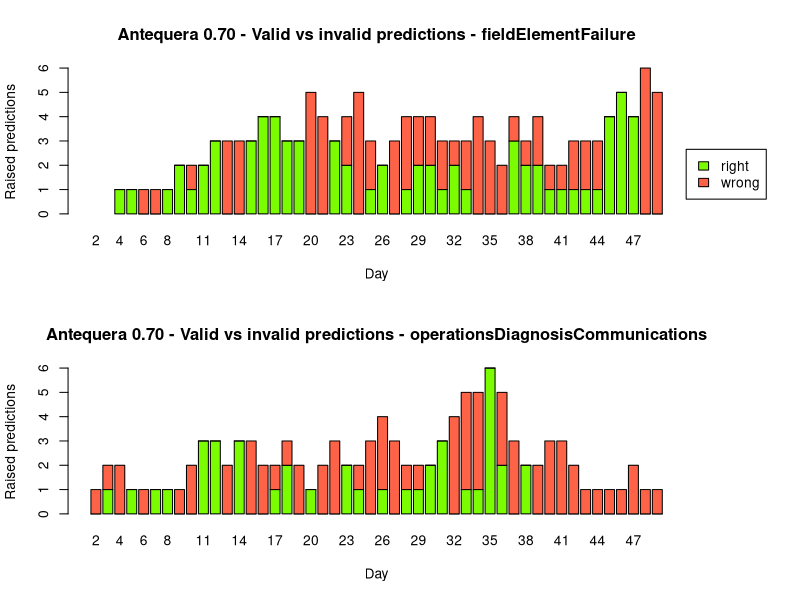
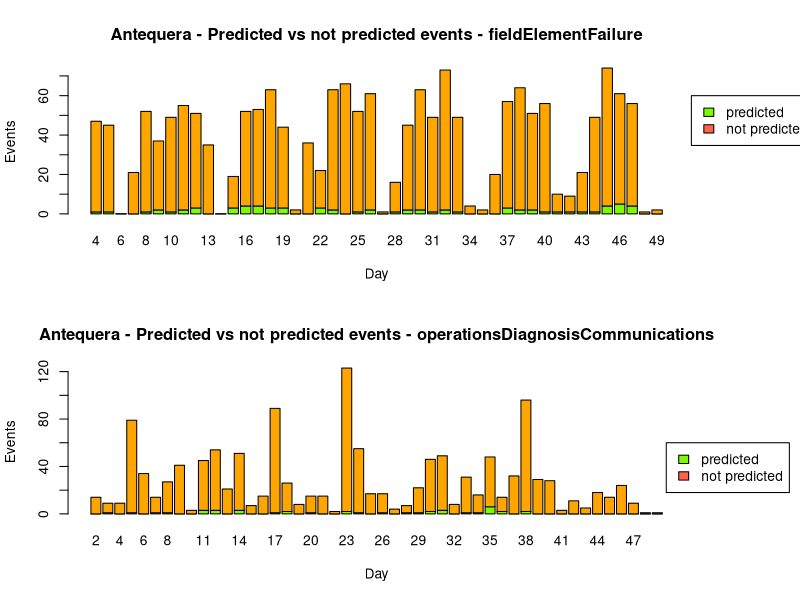
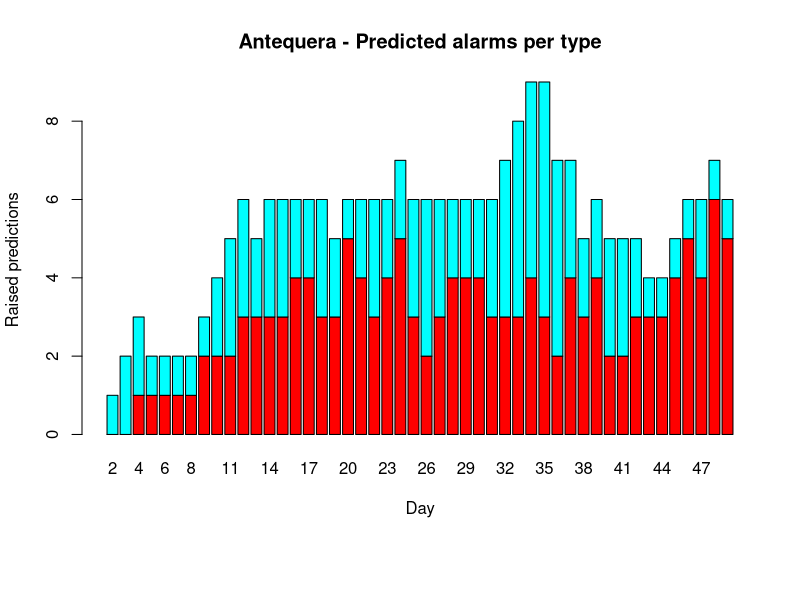

Reproduce these figures in R, in order.
antequera_fired <- read.csv("fired_rules/antequera_timeline_out_70.txt", header= TRUE, sep=" ")
antequera_fired$accum <- antequera_fired$valid + antequera_fired$invalid

data <- antequera_fired[antequera_fired$time < 50,]
data <- data[with(data, order(time)), ]


days_types_plot <- function(data, name, title="Valid vs invalid predictions", path="graphs/fired_timelines", besid=FALSE) {
  dir.create(path, showWarnings = FALSE)
  filename <- paste(path,"/",name,"_pred_type_dist.png",sep="")
  types = levels(as.factor(data$alarm_type))
  numtyp = length(types)
  height = 1/numtyp
  alldays = data.frame(time = min(data$time):max(data$time))
  png(filename, width=1000, height=300*numtyp, res=100)
  plot.new()
  #ord = 2*1:numtyp
  #ordd = ord - 1
  ord = (numtyp+1):(2*numtyp)
  ordd = 1:numtyp
  orders = cbind(ordd,ord)
  layout(orders, heights = rep(height,numtyp), widths=c(0.9,0.1))
  for(i in 1:numtyp) {
    stacks = NULL
    ns = data[data$alarm_type == types[i],]
    ns <- merge(ns,alldays,by="time", all.y = TRUE)
    rownames(ns) <- ns$time
    day = factor(ns$time)
    stacks = rbind(stacks,ns$valid)
    stacks = rbind(stacks,ns$invalid)
    rownames(stacks) <- c("valid","invalid")
    colnames(stacks) <- ns$time
    barplot(stacks,col=c("lawngreen","tomato"), main=paste(name,title,types[i],sep=" - "), xlab="Day", ylab="Raised predictions", beside=besid)
    legend(60,15, c("right","wrong"), fill=c("lawngreen","tomato"), xpd=NA)
  }
  dev.off()
}

days_types_plot(data,"Antequera 0.70")

days_types_pred_fract <- function(data, name, title="Predicted vs not predicted events", path="graphs/fired_timelines", besid=FALSE) {
  dir.create(path, showWarnings = FALSE)
  filename <- paste(path,"/",name,"_pred_vs_notpred.png",sep="")
  types = levels(as.factor(data$alarm_type))
  numtyp = length(types)
  height = 1/numtyp
  png(filename, width=1000, height=300*numtyp, res=100)
  plot.new()
  #ord = 2*1:numtyp
  #ordd = ord - 1
  ord = (numtyp+1):(2*numtyp)
  ordd = 1:numtyp
  orders = cbind(ordd,ord)
  layout(orders, heights = rep(height,numtyp), widths=c(0.9,0.1))
  for(i in 1:numtyp) {
    stacks = NULL
    ns = data[data$alarm_type == types[i],]
    rownames(ns) <- ns$time
    day = factor(ns$time)
    ns$nonpred <- ns$real - ns$valid
    stacks = rbind(stacks,ns$valid)
    stacks = rbind(stacks,ns$nonpred)
    rownames(stacks) <- c("predicted","non predicted")
    colnames(stacks) <- ns$time
    barplot(stacks,col=c("lawngreen","orange"), main=paste(name,title,types[i],sep=" - "), xlab="Day", ylab="Events", beside=besid)
    legend(58,60, c("predicted","not predicted"), fill=c("lawngreen","tomato"), xpd=NA)
  }
  dev.off()
}

days_types_pred_fract(data,"Antequera")

pred_per_day_type <- function(data, name, title="Predicted alarms per type", path="graphs/fired_timelines", besid=FALSE) {
  dir.create(path, showWarnings = FALSE)
  filename <- paste(path,"/",name,"_firedalarmstimeline.png",sep="")
  types = levels(as.factor(data$alarm_type))
  numtyp = length(types)
  png(filename, width=1000, height=500, res=100)
  plot.new()
  layout(matrix(c(1,2)), heights=c(0.9,0.1))
  stacks = NULL
  alldays = data.frame(time = min(data$time):max(data$time))
  for(i in 1:numtyp) {
    ns = data[data$alarm_type == types[i],]
    ns <- merge(ns,alldays,by="time", all.y = TRUE)
    ns$alarm_type <- NULL
    ns[is.na(ns)] <- 0
    rownames(ns) <- ns$time
    stacks = rbind(stacks,ns$accum)
  }
  rownames(stacks) <- types
  colnames(stacks) <- alldays$time
  barplot(stacks,col=rainbow(numtyp), main=paste(name,title,sep=" - "), beside=besid, xlab="Day", ylab="Raised predictions")
  legend(0,-5, types, fill=rainbow(numtyp), xpd=NA)
  dev.off()
}

pred_per_day_type(data,"Antequera")